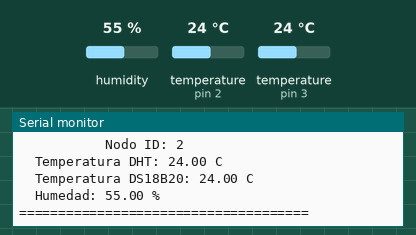
Bench run of a sketch on a simulated Arduino Uno, built with avr-gcc and run on an emulated ATmega328P. Shown: the last lines printed to the serial monitor. Inputs (shaded band) come from the test bench; at power-on: humidity 55 %, temperature (sensors on pin 3, pin 2) 24 °C.

Above: at 3.4 s.
3.5 s: humidity set to 22 %
At 5.8 s:
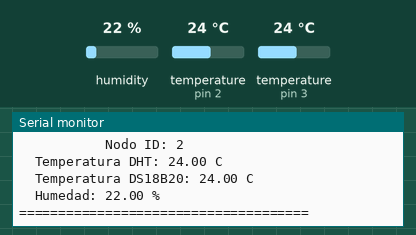
6.1 s: temperature (sensor on pin 3) set to 12 °C
At 7.9 s:
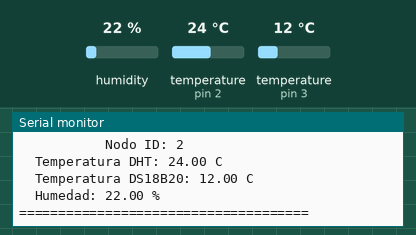
8.7 s: temperature (sensor on pin 2) set to 12 °C
17.8 s: temperature (sensor on pin 3) set to 19 °C
At 20.2 s:
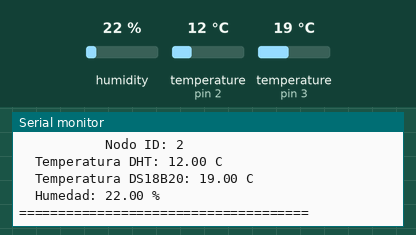
20.4 s: humidity set to 40 %
At 23.82 s:
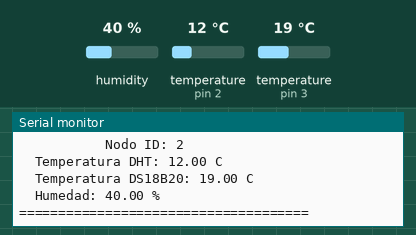
Timing chart, 0 to 24.0 s (numbered marks = the images above; inputs shaded):
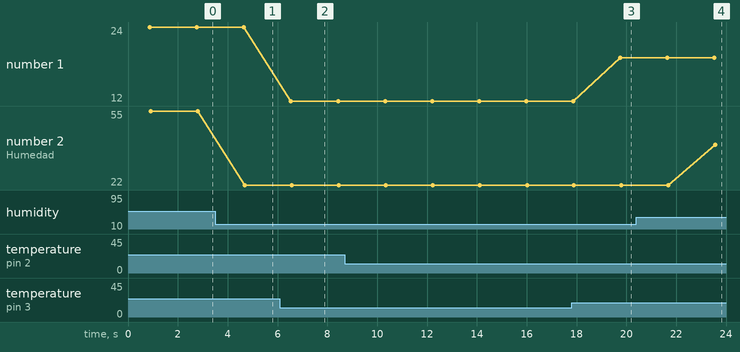

Measured:
- after the input at 3.5 s, the serial monitor: prints a new line after 1.2 s (image 1)
- after the input at 6.1 s, the serial monitor: prints a new line after 0.44 s (image 2)
- after the input at 17.8 s, the serial monitor: prints a new line after 2.0 s (image 3)
- after the input at 20.4 s, the serial monitor: prints a new line after 3.2 s (image 4)
- plotted number 1: 24 → 12 after the input at 6.1 s, 12 → 19 after the input at 17.8 s
- plotted number 2: 55 → 22 after the input at 3.5 s, 22 → 40 after the input at 20.4 s

The sketch:

nodo1.ino
```cpp
//codigo nodo arduinouno
// Incluir las bibliotecas necesarias
#include <SPI.h>
#include <RF24.h>
#include <RF24Network.h>
#include <RF24Mesh.h>
#include <DHT.h>
#include <OneWire.h> // Biblioteca para DS18B20
#include <DallasTemperature.h> // Biblioteca para DS18B20

// Definir los pines para los sensores
#define DHTPIN 2
#define DHTTYPE DHT22
#define SOIL_MOISTURE_PIN A1
#define DS18B20_PIN 3 // Definir el pin para DS18B20

// Inicializar el sensor DHT11, DS18B20 y el módulo RF24
DHT dht(DHTPIN, DHTTYPE);
OneWire oneWire(DS18B20_PIN);
DallasTemperature sensors(&oneWire);
RF24 radio(9, 10); // CE, CSN
RF24Network network(radio);
RF24Mesh mesh(radio, network);

// Estructura para almacenar los datos recolectados por los sensores
struct Data {
  uint8_t nodeID;
  float tempDHT;
  float tempDS18B20; // Temperatura del DS18B20
  float hum;
};

void setup() {
  // Iniciar la comunicación serial
  Serial.begin(9600);

  // Iniciar el sensor DHT11 y DS18B20
  dht.begin();
  sensors.begin();

  // Configurar el ID del nodo
  mesh.setNodeID(0);

  // Iniciar el módulo RF24Mesh con el canal 108
  mesh.begin(108);

  // Inicializar el generador de números aleatorios
  randomSeed(analogRead(0));

  // Asignar dirección al nodo
  mesh.DHCP();
}

void loop() {
  // Actualizar el estado de la malla
  mesh.update();
  sensors.requestTemperatures();

  // Leer los datos de los sensores
  Data data;
  data.nodeID = 2;
  data.tempDHT = dht.readTemperature();
  data.tempDS18B20 = sensors.getTempCByIndex(0);
  data.hum = dht.readHumidity();

  // Verificar si el DS18B20 está siendo leído correctamente
  if (data.tempDS18B20 == -127.00) {
    Serial.println("Error: DS18B20 no está siendo leído correctamente.");
  }

  // Mostrar los datos en el monitor serial
  displayData(data);

  // Enviar los datos al gateway
  if (!mesh.write(&data, 'M', sizeof(Data))) {
    Serial.println("Error enviando datos");
  }

  // Esperar 10 segundos antes de leer y enviar datos de nuevo
  delay(1000); // Cambiado a 10 segundos para evitar saturar el monitor serial
}

// Función para mostrar los datos de los sensores
void displayData(Data data) {
  Serial.println("=====================================");
  Serial.print("           Nodo ID: ");
  Serial.println(data.nodeID);
  Serial.print("  Temperatura DHT: ");
  Serial.print(data.tempDHT);
  Serial.println(" C");
  Serial.print("  Temperatura DS18B20: ");
  Serial.print(data.tempDS18B20);
  Serial.println(" C");
  Serial.print("  Humedad: ");
  Serial.print(data.hum);
  Serial.println(" %");
  Serial.println("=====================================");
}
```
